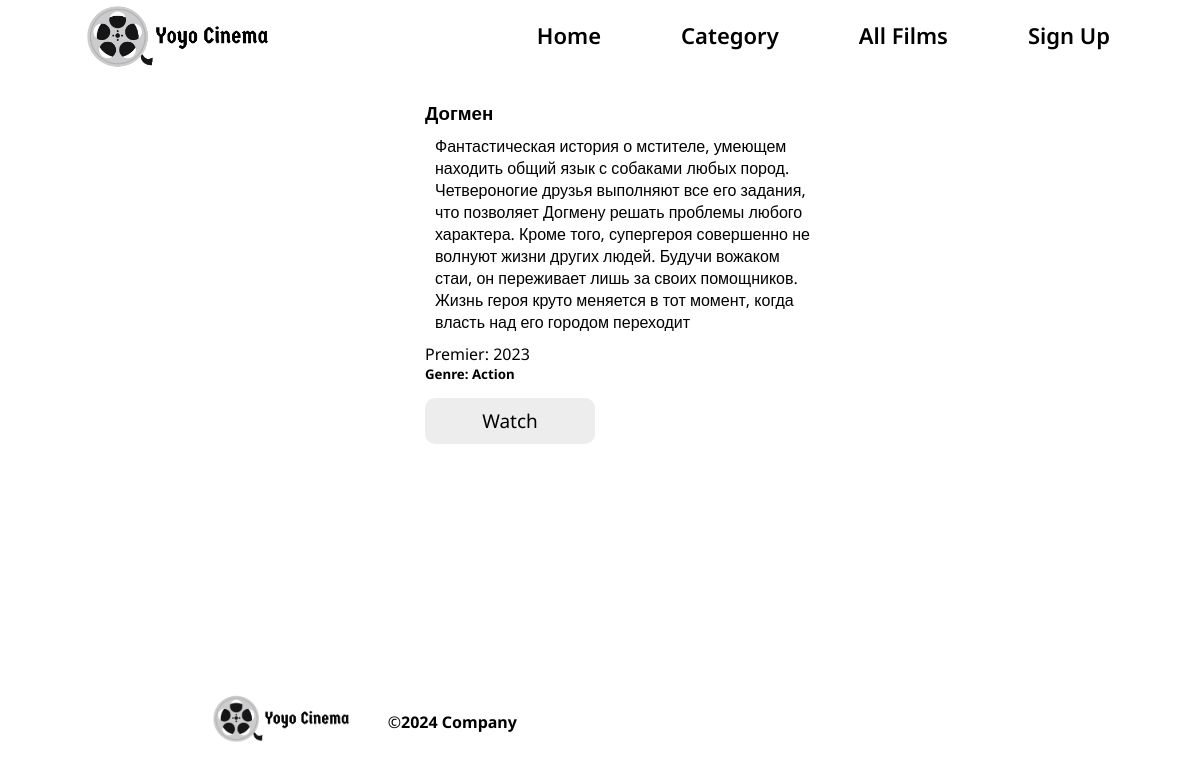
The app's page //dogmen with its own data.
### cinema/models.py (models this page shows, shortened)
class Film(models.Model):
      title = models.CharField(max_length=100)
      desc = models.TextField(max_length=500)
      img = models.CharField(max_length=500)
      year = models.IntegerField()
      slug = models.SlugField(unique=True)
      genre = models.ForeignKey('Genre', on_delete=models.CASCADE)

class Genre(models.Model):
      title = models.CharField(max_length=100)
      slug = models.SlugField(unique=True)
      def __str__(self):
            return self.title

### cinema/views.py (the view)
# urls.py: path('/<slug:slug>', views.film_detail, name='film_detail'),
def film_detail(request, slug):
      films_detail = Film.objects.get(slug__exact=slug)
      context = {
            'films_detail': films_detail
      }
      return render(request, 'cinema/film_detail.html', context)

### cinema/templates/cinema/film_detail.html (shortened to what this page needs)
{% extends 'base.html' %}
{% load static %}
{% block content %}
<div class="content">
      <div class="content-text">
            <h3>{{ films_detail.title }}</h3>
            <p>{{ films_detail.desc }}</p>
            <span>Premier: {{ films_detail.year }}</span>
            <h5>Genre: {{ films_detail.genre }}</h5>
            <div class="watch">
                  <a href="">Watch</a>
            </div>
      </div>
</div>
{% endblock %}

### cinema/static/css/base.css (style rules this page uses)
* { padding: 0; margin: 0; font-family: "Noto Sans", sans-serif; }
.content { width: 100%; display: flex; justify-content: center; }
.content .content-text { width: 400px; margin-left: 50px; }
.content .content-text p { padding: 10px; }
.content .content-text .watch { width: 150px; text-align: center; background-color: #ededed; padding: 10px; margin-top: 15px; border-radius: 10px; cursor: pointer; }
.content .content-text .watch a { text-decoration: none; font-size: 19px; color: #000000; }

### records on screen
Film: title "Догмен", desc "Фантастическая история о мстителе, умеющем находить общий язык с собаками любых пород. Четвероногие друзья выполняют все его задания, что позволяет Догмену решать проблемы любого характера. Кроме того, супергероя совершенно не волнуют жизни других людей. Будучи вожаком стаи, он переживает лишь за своих помощников. Жизнь героя круто меняется в тот момент, когда власть над его городом переходит", year "2023", genre "Action"
